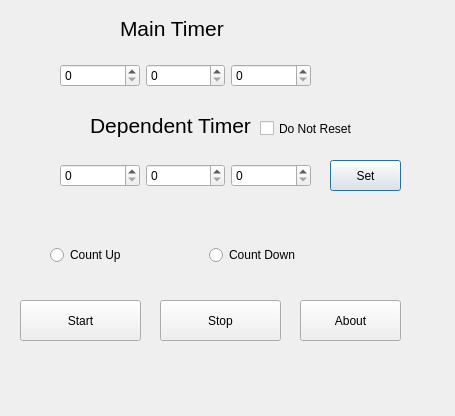
<?xml version="1.0" encoding="UTF-8"?>
<ui version="4.0">
 <class>dependent</class>
 <widget class="QDialog" name="dependent">
  <property name="geometry">
   <rect>
    <x>0</x>
    <y>0</y>
    <width>455</width>
    <height>416</height>
   </rect>
  </property>
  <property name="windowTitle">
   <string>Dependent Timers</string>
  </property>
  <widget class="QPushButton" name="pushSet">
   <property name="geometry">
    <rect>
     <x>330</x>
     <y>160</y>
     <width>71</width>
     <height>31</height>
    </rect>
   </property>
   <property name="text">
    <string>Set</string>
   </property>
  </widget>
  <widget class="QLabel" name="label_2">
   <property name="geometry">
    <rect>
     <x>120</x>
     <y>20</y>
     <width>121</width>
     <height>16</height>
    </rect>
   </property>
   <property name="font">
    <font>
     <pointsize>16</pointsize>
    </font>
   </property>
   <property name="text">
    <string>Main Timer</string>
   </property>
  </widget>
  <widget class="QLabel" name="label_3">
   <property name="geometry">
    <rect>
     <x>90</x>
     <y>110</y>
     <width>171</width>
     <height>31</height>
    </rect>
   </property>
   <property name="font">
    <font>
     <pointsize>16</pointsize>
    </font>
   </property>
   <property name="text">
    <string>Dependent Timer</string>
   </property>
  </widget>
  <widget class="QCheckBox" name="checkReset">
   <property name="geometry">
    <rect>
     <x>260</x>
     <y>120</y>
     <width>141</width>
     <height>17</height>
    </rect>
   </property>
   <property name="text">
    <string>Do Not Reset</string>
   </property>
  </widget>
  <widget class="QWidget" name="layoutWidget">
   <property name="geometry">
    <rect>
     <x>60</x>
     <y>150</y>
     <width>251</width>
     <height>51</height>
    </rect>
   </property>
   <layout class="QHBoxLayout" name="horizontalLayout_4">
    <item>
     <widget class="QSpinBox" name="spinBox_dep_h"/>
    </item>
    <item>
     <widget class="QSpinBox" name="spinBox_dep_m"/>
    </item>
    <item>
     <widget class="QSpinBox" name="spinBox_dep_s"/>
    </item>
   </layout>
  </widget>
  <widget class="QPushButton" name="pushAbout">
   <property name="geometry">
    <rect>
     <x>300</x>
     <y>300</y>
     <width>101</width>
     <height>41</height>
    </rect>
   </property>
   <property name="text">
    <string>About</string>
   </property>
  </widget>
  <widget class="QWidget" name="layoutWidget">
   <property name="geometry">
    <rect>
     <x>50</x>
     <y>230</y>
     <width>311</width>
     <height>51</height>
    </rect>
   </property>
   <layout class="QHBoxLayout" name="horizontalLayout_3">
    <item>
     <widget class="QRadioButton" name="radioUp">
      <property name="text">
       <string>Count Up</string>
      </property>
     </widget>
    </item>
    <item>
     <widget class="QRadioButton" name="radioDown">
      <property name="text">
       <string>Count Down</string>
      </property>
     </widget>
    </item>
   </layout>
  </widget>
  <widget class="QWidget" name="layoutWidget">
   <property name="geometry">
    <rect>
     <x>60</x>
     <y>50</y>
     <width>251</width>
     <height>51</height>
    </rect>
   </property>
   <layout class="QHBoxLayout" name="horizontalLayout">
    <item>
     <widget class="QSpinBox" name="spinBox_main_h"/>
    </item>
    <item>
     <widget class="QSpinBox" name="spinBox_main_m"/>
    </item>
    <item>
     <widget class="QSpinBox" name="spinBox_main_s"/>
    </item>
   </layout>
  </widget>
  <widget class="QPushButton" name="pushStart">
   <property name="geometry">
    <rect>
     <x>20</x>
     <y>300</y>
     <width>121</width>
     <height>41</height>
    </rect>
   </property>
   <property name="text">
    <string>Start</string>
   </property>
  </widget>
  <widget class="QPushButton" name="pushStop">
   <property name="geometry">
    <rect>
     <x>160</x>
     <y>300</y>
     <width>121</width>
     <height>41</height>
    </rect>
   </property>
   <property name="text">
    <string>Stop</string>
   </property>
  </widget>
 </widget>
 <resources/>
 <connections>
  <connection>
   <sender>pushStop</sender>
   <signal>clicked()</signal>
   <receiver>dependent</receiver>
   <slot>stop()</slot>
   <hints>
    <hint type="sourcelabel">
     <x>237</x>
     <y>156</y>
    </hint>
    <hint type="destinationlabel">
     <x>268</x>
     <y>156</y>
    </hint>
   </hints>
  </connection>
 </connections>
 <slots>
  <slot>stop()</slot>
 </slots>
</ui>
